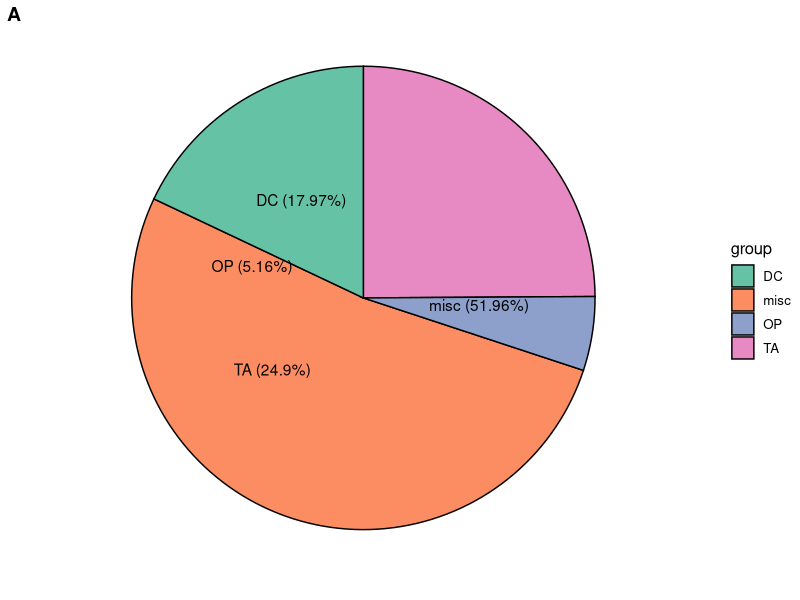

This chart was generated by the following R code:
#!/usr/bin/env Rscript

library(tidyverse)
library(ggplot2)
library(ggpubr)


group <- c("DC", "TA", "OP", "misc")
percentage <- c(17.97, 24.90, 5.16, 51.96)
labels <- paste0(group, " (", percentage, "%)")
df <- data.frame(group=group, percentage=percentage, labels=labels)

pie_chart <- ggpie(
                   df,
                   "percentage",
                   label="labels",
                   fill="group",
                   palette="Set2",
                   lab.pos="in",lab.font="black"
)
ggarrange(pie_chart, labels=c("A"), nrow=1, ncol=1, common.legend=TRUE, legend="right")
